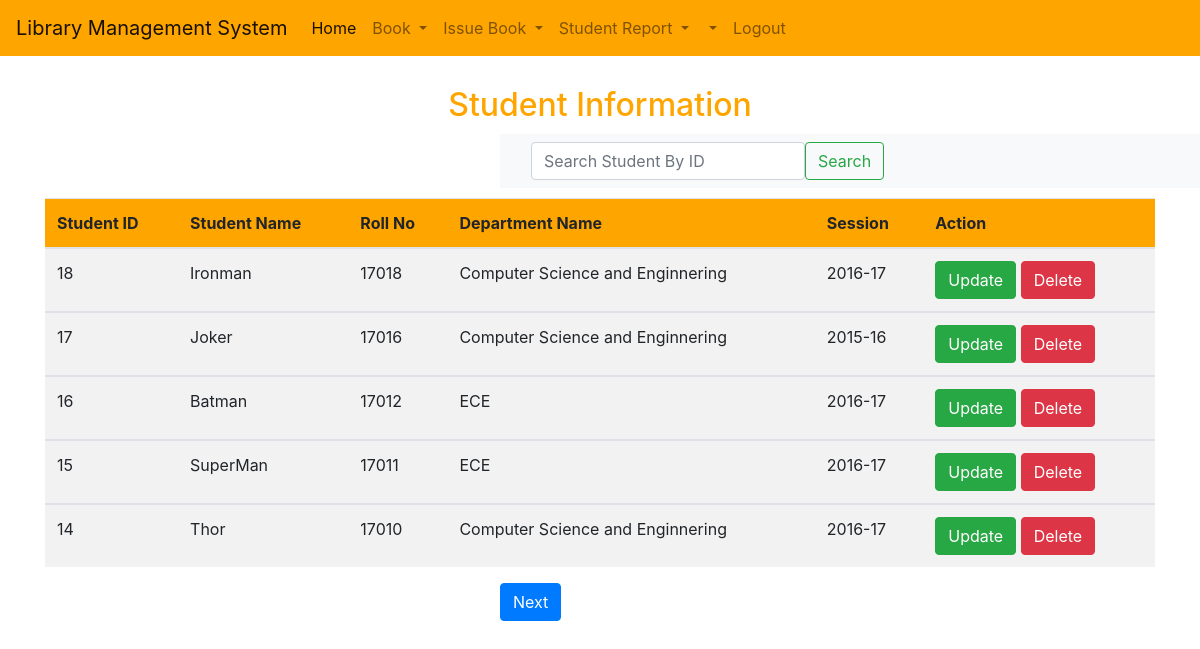
The app's page /viewStudentDetails/ (signed in) with its own data.
### library/models.py (models this page shows, shortened)
class Student(models.Model):
    studentName = models.CharField(max_length=100)
    rollNo = models.IntegerField()
    departmentName = models.CharField(max_length=100)
    session = models.CharField(max_length=100)
    created = models.DateTimeField(auto_now_add=True)
    updated = models.DateTimeField(auto_now=True)

### library/views.py (the view)
# urls.py: path('viewStudentDetails/', views.viewStudentDetails, name='viewStudentDetails'),
@login_required(login_url="/login/")
def viewStudentDetails(request):
    studentDetails = Student.objects.order_by('-id')
    paginator = Paginator(studentDetails, 5)
    page_number = request.GET.get('page')
    page_obj = paginator.get_page(page_number)
    return render(request, 'library/viewStudentDetails.html', {'page_obj':page_obj})

### templates/library/viewStudentDetails.html (shortened to what this page needs)
{% extends 'library/base.html' %}
{% load static %}
{% block body %}
<div class="title">
    <h2>Student Information</h2>
</div>
<div class="search">
<nav class="navbar navbar-light bg-light">
  <div class="container-fluid">
    <form class="d-flex" action="{% url 'home:SearchStudent' %}" method="GET">
      <input class="form-control me-2" type="search" name="query-student" placeholder="Search Student By ID" aria-label="Search">
      <button class="btn btn-outline-success" type="submit">Search</button>
    </form>
  </div>
</nav>
</div>
<div class="container">
  <div class="info-table">
    <table class="table table-striped">
    <thead class="bg">
        <th>Student ID</th>
        <th>Student Name</th>
        <th>Roll No</th>
        <th>Department Name</th>
        <th>Session</th>
        <th>Action</th>
    </thead>
    {% for student in page_obj %}
    <tbody>
        <td>{{ student.id }}</td>
        <td>{{ student.studentName }}</td>
        <td>{{ student.rollNo }}</td>
        <td>{{ student.departmentName }}</td>
        <td>{{ student.session }}</td>
        <td>
            <a class="btn btn-success" href="{% url 'home:updateStudentDetails' student_id=student.id %}">Update</a>
            <a class="btn btn-danger" href="{% url 'home:deletStudentDetails' student_id=student.id %}">Delete</a>
        </td>
    </tbody>
    {% endfor %}
</table>
</div>
</div>
<div class="page mt-3 mb-5">
  {% if page_obj.has_next %}
    <a class="btn btn-primary" href="?page={{ page_obj.next_page_number }}">Next</a>
  {% endif %}
</div>
{% endblock %}

### static/library/css/style.css (style rules this page uses)
.title { text-align: center; margin-top: 30px; color: orange; }
.bg { background: orange; }
.search { margin-left: 500px; margin-top: 10px; margin-bottom: 10px; }
.page { margin-left: 500px; }

### records on screen
Student: id "18", studentName "Ironman", rollNo "17018", departmentName "Computer Science and Enginnering", session "2016-17"
Student: id "17", studentName "Joker", rollNo "17016", departmentName "Computer Science and Enginnering", session "2015-16"
Student: id "16", studentName "Batman", rollNo "17012", departmentName "ECE", session "2016-17"
Student: id "15", studentName "SuperMan", rollNo "17011", departmentName "ECE", session "2016-17"
Student: id "14", studentName "Thor", rollNo "17010", departmentName "Computer Science and Enginnering", session "2016-17"
